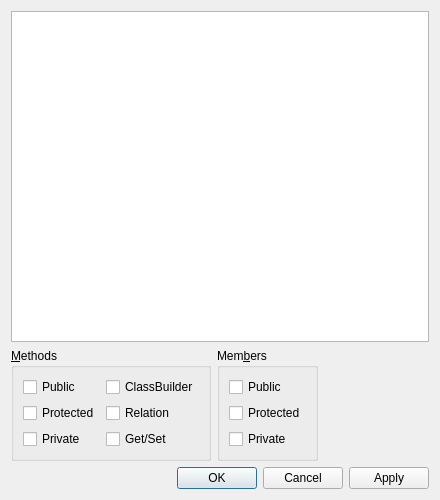
<?xml version="1.0" encoding="UTF-8"?>
<ui version="4.0">
 <class>SelectMembersAndMethods</class>
 <widget class="QDialog" name="SelectMembersAndMethods">
  <property name="geometry">
   <rect>
    <x>0</x>
    <y>0</y>
    <width>440</width>
    <height>500</height>
   </rect>
  </property>
  <property name="windowTitle">
   <string>Select members and methods</string>
  </property>
  <layout class="QVBoxLayout" name="mainLayout">
   <item>
    <widget class="CbTreeWidget" name="tree">
     <property name="headerHidden">
      <bool>true</bool>
     </property>
    </widget>
   </item>
   <item>
    <layout class="QHBoxLayout" name="filterRow">
     <item>
      <widget class="QGroupBox" name="groupMethods">
       <property name="title">
        <string>&amp;Methods</string>
       </property>
       <layout class="QGridLayout" name="methodsGrid">
        <item row="0" column="0">
         <widget class="QCheckBox" name="checkPublicMethods">
          <property name="text">
           <string>Public</string>
          </property>
         </widget>
        </item>
        <item row="1" column="0">
         <widget class="QCheckBox" name="checkProtectedMethods">
          <property name="text">
           <string>Protected</string>
          </property>
         </widget>
        </item>
        <item row="2" column="0">
         <widget class="QCheckBox" name="checkPrivateMethods">
          <property name="text">
           <string>Private</string>
          </property>
         </widget>
        </item>
        <item row="0" column="1">
         <widget class="QCheckBox" name="checkClassBuilderMethods">
          <property name="text">
           <string>ClassBuilder</string>
          </property>
         </widget>
        </item>
        <item row="1" column="1">
         <widget class="QCheckBox" name="checkRelationMethods">
          <property name="text">
           <string>Relation</string>
          </property>
         </widget>
        </item>
        <item row="2" column="1">
         <widget class="QCheckBox" name="checkGetSetMethods">
          <property name="text">
           <string>Get/Set</string>
          </property>
         </widget>
        </item>
       </layout>
      </widget>
     </item>
     <item>
      <widget class="QGroupBox" name="groupMembers">
       <property name="title">
        <string>Mem&amp;bers</string>
       </property>
       <layout class="QVBoxLayout" name="membersLayout">
        <item>
         <widget class="QCheckBox" name="checkPublicMembers">
          <property name="text">
           <string>Public</string>
          </property>
         </widget>
        </item>
        <item>
         <widget class="QCheckBox" name="checkProtectedMembers">
          <property name="text">
           <string>Protected</string>
          </property>
         </widget>
        </item>
        <item>
         <widget class="QCheckBox" name="checkPrivateMembers">
          <property name="text">
           <string>Private</string>
          </property>
         </widget>
        </item>
       </layout>
      </widget>
     </item>
     <item>
      <spacer name="filterSpacer">
       <property name="orientation">
        <enum>Qt::Orientation::Horizontal</enum>
       </property>
       <property name="sizeHint" stdset="0">
        <size>
         <width>20</width>
         <height>20</height>
        </size>
       </property>
      </spacer>
     </item>
    </layout>
   </item>
   <item>
    <widget class="QDialogButtonBox" name="buttonBox">
     <property name="orientation">
      <enum>Qt::Orientation::Horizontal</enum>
     </property>
     <property name="standardButtons">
      <set>QDialogButtonBox::StandardButton::Apply|QDialogButtonBox::StandardButton::Cancel|QDialogButtonBox::StandardButton::Ok</set>
     </property>
    </widget>
   </item>
  </layout>
 </widget>
 <customwidgets>
  <customwidget>
   <class>CbTreeWidget</class>
   <extends>QTreeWidget</extends>
   <header>CbTreeWidget.h</header>
  </customwidget>
 </customwidgets>
 <resources/>
 <connections/>
</ui>
